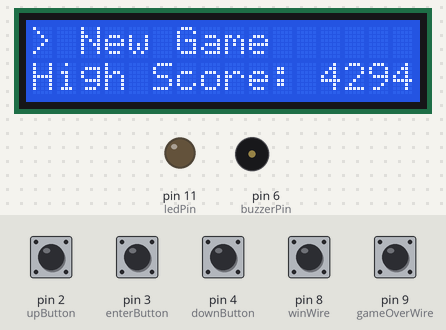
A sketch run on a simulated Arduino Uno, built with avr-gcc and run on an emulated ATmega328P. On the bench: 16×2 character LCD, output pins drawn as LEDs (lit = HIGH), buzzer (waves = sounding). Dashed ring = blinking. The test bench sets the inputs (shaded band); at power-on: pin 2 (upButton), pin 3 (enterButton), pin 4 (downButton), pin 8 (winWire), pin 9 (gameOverWire) HIGH. EEPROM starts erased; pins used as bus, display or sensor lines are not drawn.

Above: at 1.2 s.
1.3 s: pin 2 (upButton) pulled LOW for 1 s
At 3.1 s:
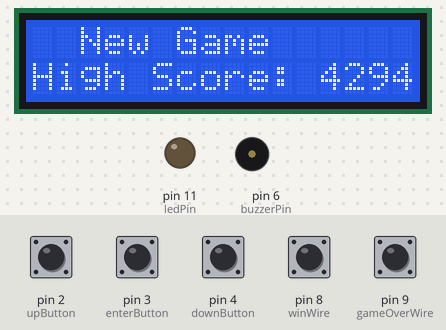
3.8 s: pin 3 (enterButton) pulled LOW for 0.15 s
At 4.2 s:
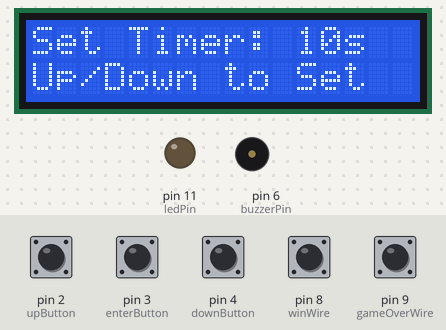
5.4 s: pin 3 (enterButton) pulled LOW for 1 s
At 6.1 s:
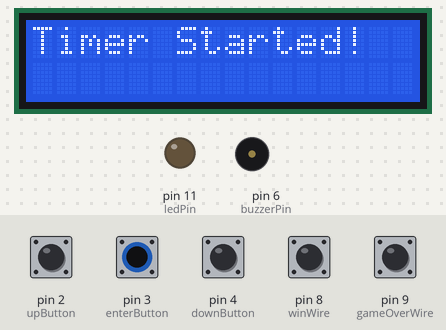
7.9 s: pin 8 (winWire) pulled LOW for 0.15 s
At 9.01 s:
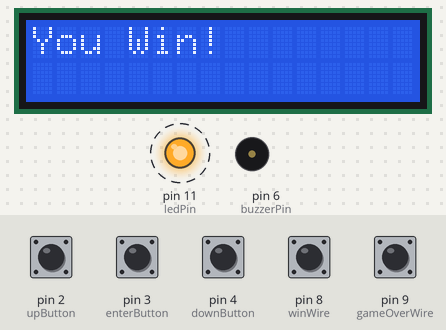
9.9 s: pin 2 (upButton) driven LOW and pin 3 (enterButton) driven LOW
12.9 s: pin 2 (upButton) driven HIGH
At 27.0 s:
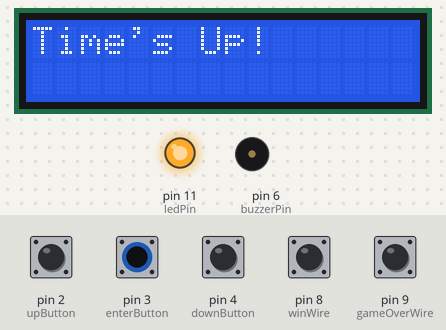
Timing chart, 0 to 30.6 s (numbered marks = the images above; inputs shaded):
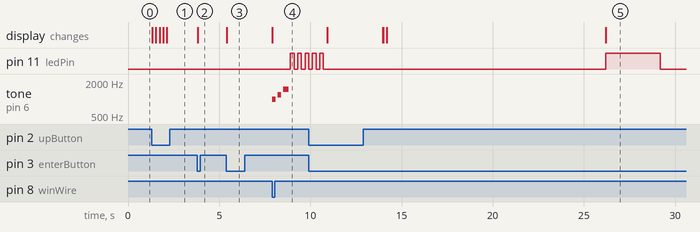

The sketch:

wirebuzzv3.ino
```cpp
#include <Wire.h>
#include <LiquidCrystal_I2C.h>
#include <EEPROM.h>

LiquidCrystal_I2C lcd(0x27, 16, 2);

const int gameOverWire = 9;
const int winWire = 8;
const int buzzerPin = 6;
const int ledPin = 11;
const int upButton = 2;
const int enterButton = 3;
const int downButton = 4;

int menuIndex = 0;
int timerDuration = 10;
unsigned long bestTime = 0;
unsigned long lastDebounceTime = 0;
const unsigned long debounceDelay = 200;

void setup() {
    lcd.init();
    lcd.backlight();

    pinMode(gameOverWire, INPUT_PULLUP);
    pinMode(winWire, INPUT_PULLUP);
    pinMode(buzzerPin, OUTPUT);
    pinMode(ledPin, OUTPUT);
    pinMode(upButton, INPUT_PULLUP);
    pinMode(enterButton, INPUT_PULLUP);
    pinMode(downButton, INPUT_PULLUP);

    digitalWrite(buzzerPin, LOW);
    digitalWrite(ledPin, LOW);

    bestTime = EEPROM.read(0) | (EEPROM.read(1) << 8);
    if (bestTime == 0xFFFF) bestTime = 0;

    displayMenu();
}

void loop() {
    if (buttonPressed(upButton)) {
        menuIndex = (menuIndex - 1 + 2) % 2;
        displayMenu();
    } else if (buttonPressed(downButton)) {
        menuIndex = (menuIndex + 1) % 2;
        displayMenu();
    } else if (buttonPressed(enterButton)) {
        executeMenuOption();
    }
}

void displayMenu() {
    lcd.clear();
    if (menuIndex == 0) {
        lcd.setCursor(0, 0);
        lcd.print("> New Game");
    } else {
        lcd.setCursor(0, 0);
        lcd.print("  New Game");
    }

    lcd.setCursor(0, 1);
    lcd.print("High Score: ");
    lcd.print(bestTime / 1000);
    lcd.print("s");
}

void executeMenuOption() {
    lcd.clear();
    if (menuIndex == 0) {
        startNewGame();
    } else {
        timerMode();
    }
}

void startNewGame() {
    lcd.setCursor(0, 0);
    lcd.print("New Game Started!");
    delay(2000);
    playGame(false);
}

void timerMode() {
    lcd.setCursor(0, 0);
    lcd.print("Set Timer: ");
    lcd.print(timerDuration);
    lcd.print("s");
    lcd.setCursor(0, 1);
    lcd.print("Up/Down to Set");

    while (true) {
        if (buttonPressed(upButton)) {
            timerDuration += 5;
            updateTimerDisplay();
        } else if (buttonPressed(downButton)) {
            timerDuration = max(5, timerDuration - 5);
            updateTimerDisplay();
        } else if (buttonPressed(enterButton)) {
            lcd.clear();
            lcd.print("Timer Started!");
            delay(2000);
            playGame(true);
            break;
        }
    }
}

void updateTimerDisplay() {
    lcd.setCursor(0, 0);
    lcd.print("Set Timer: ");
    lcd.print(timerDuration);
    lcd.print("s  ");
}

void playGame(bool timerMode) {
    unsigned long startTime = millis();
    unsigned long timeLimit = timerDuration * 1000;

    while (true) {
        int gameOverState = digitalRead(gameOverWire);
        int winState = digitalRead(winWire);

        if (gameOverState == LOW) {
            endGame("Game Over!", false, 0);
            break;
        } else if (winState == LOW) {
            unsigned long elapsedTime = millis() - startTime;
            endGame("You Win!", true, elapsedTime);
            break;
        } else if (timerMode && (millis() - startTime >= timeLimit)) {
            endGame("Time's Up!", false, 0);
            break;
        }
    }
}

void endGame(const char* message, bool win, unsigned long elapsedTime) {
    lcd.clear();
    lcd.setCursor(0, 0);
    lcd.print(message);

    if (win) {
        playWinTone();
        blinkLED(5, 200);

        if (elapsedTime < bestTime || bestTime == 0) {
            bestTime = elapsedTime;
            saveBestTime();
            lcd.setCursor(0, 1);
            lcd.print("New High Score: ");
            lcd.print(elapsedTime / 1000);
            lcd.print("s");
        } else {
            lcd.setCursor(0, 1);
            lcd.print("You Win! Time: ");
            lcd.print(elapsedTime / 1000);
            lcd.print("s");
        }
    } else {
        digitalWrite(ledPin, HIGH);
        digitalWrite(buzzerPin, HIGH);
        delay(2000);
        digitalWrite(buzzerPin, LOW);
        delay(1000);
        digitalWrite(ledPin, LOW);
    }

    delay(3000);
    displayMenu();
}

void playWinTone() {
    tone(buzzerPin, 1000, 200);
    delay(300);
    tone(buzzerPin, 1200, 200);
    delay(300);
    tone(buzzerPin, 1500, 300);
    delay(400);
    noTone(buzzerPin);
}

void saveBestTime() {
    EEPROM.write(0, bestTime & 0xFF);
    EEPROM.write(1, (bestTime >> 8) & 0xFF);
}

bool buttonPressed(int buttonPin) {
    if (digitalRead(buttonPin) == LOW) {
        if (millis() - lastDebounceTime > debounceDelay) {
            lastDebounceTime = millis();
            return true;
        }
    }
    return false;
}

void blinkLED(int times, int delayTime) {
    for (int i = 0; i < times; i++) {
        digitalWrite(ledPin, HIGH);
        delay(delayTime);
        digitalWrite(ledPin, LOW);
        delay(delayTime);
    }
}
```

Measured:
- after the input at 1.3 s, the display: changes at once (image 1)
- after the input at 3.8 s, the display: changes at once (image 2)
- after the input at 5.4 s, the display: changes at once (image 3)
- after the input at 7.9 s, pin 11 (ledPin): alternates HIGH for 0.20 s and LOW for 0.20 s, starting after 1.0 s; tone on pin 6 (buzzerPin): plays 1000 Hz for 0.20 s, 1200 Hz for 0.20 s, 1500 Hz for 0.30 s, starting at once; the display: changes at once (image 4)
- after the input at 12.9 s, pin 11 (ledPin): LOW → HIGH after 13.3 s, → LOW 3.0 s later; the display: first differs from a run without the input after 1.1 s (image 5 shows a later state)
